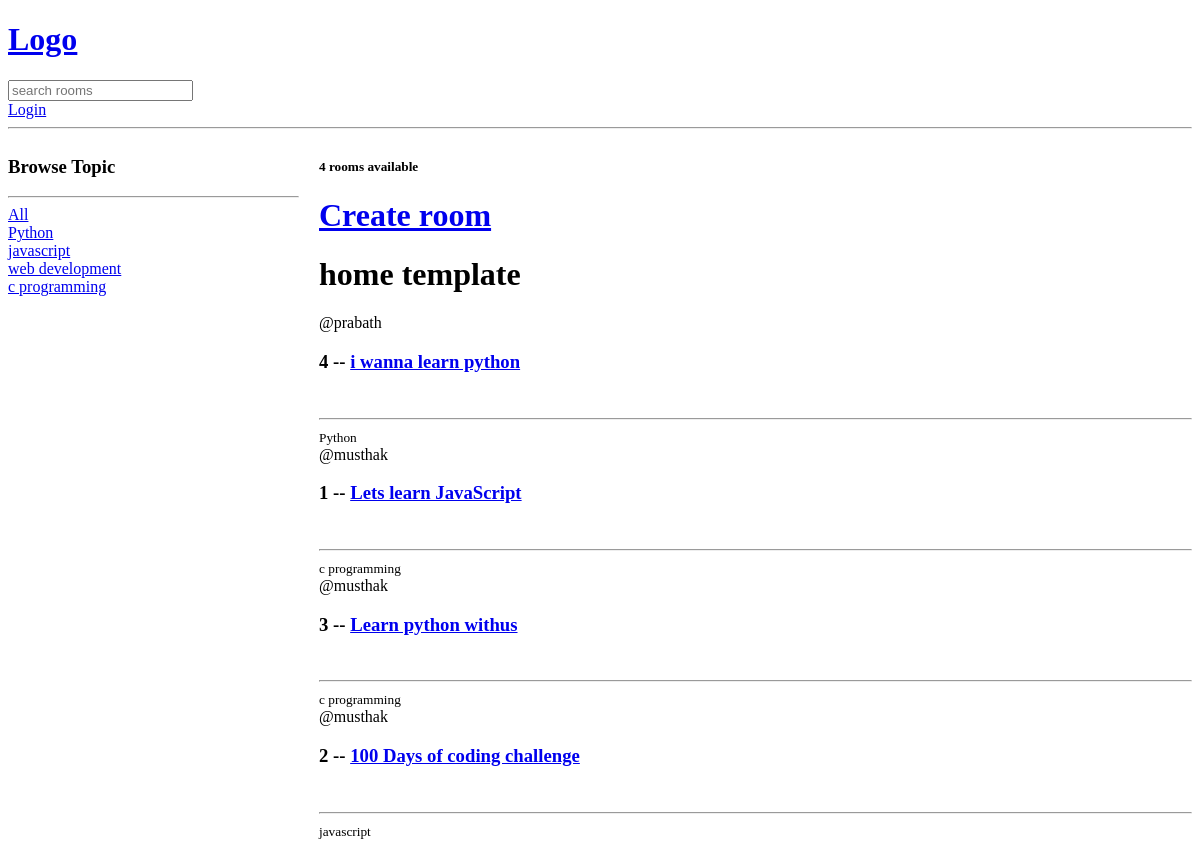
The app's page /, older data.
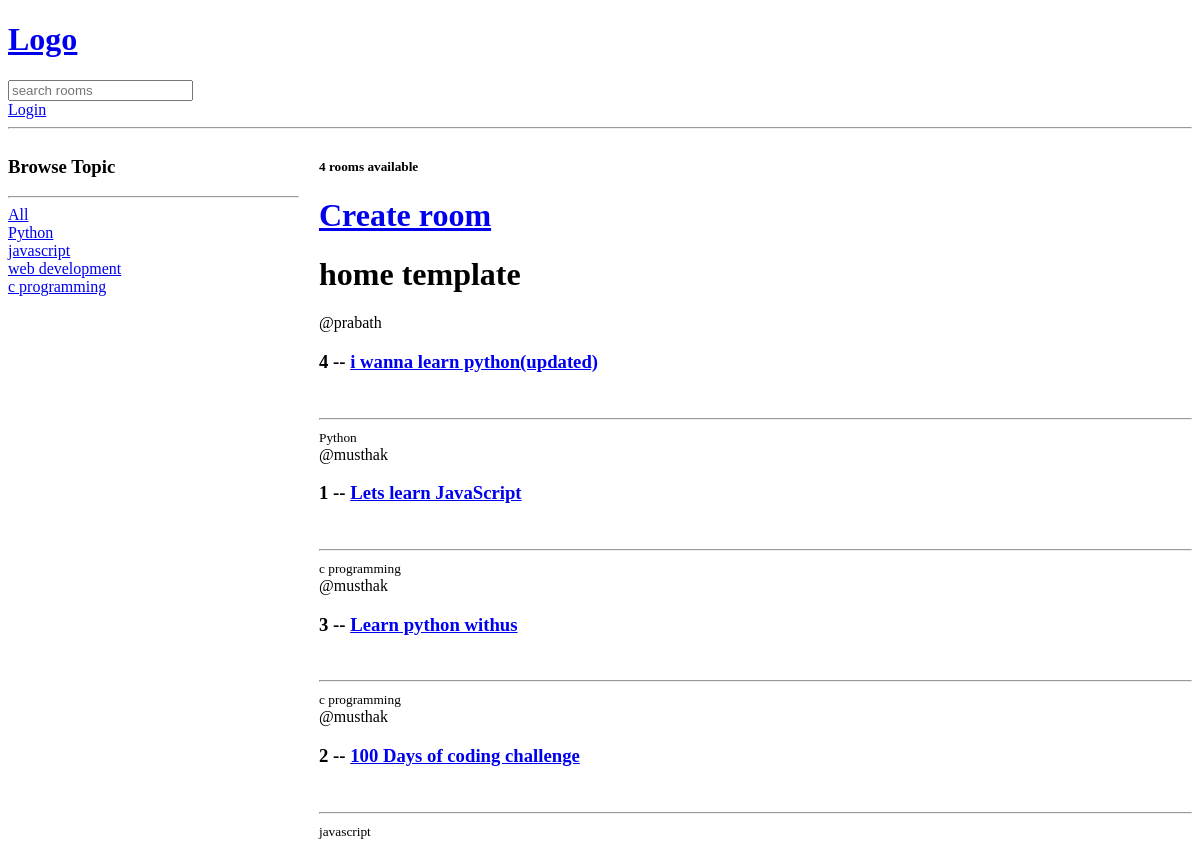
The same page, newer data.
### base/models.py (models this page shows, shortened)
class Room(models.Model):
    host = models.ForeignKey(User, on_delete=models.SET_NULL,null=True)
    topic = models.ForeignKey(Topic, on_delete=models.SET_NULL,null=True)
    name = models.CharField(max_length=200)
    description = models.TextField(null=True, blank=True)
    updated = models.DateTimeField(auto_now=True)
    created = models.DateTimeField(auto_now_add=True)
    class Meta:
        ordering = ['-updated','-created']

class Topic(models.Model):
    name = models.CharField(max_length=200)

### base/views.py (the view)
# urls.py: path('', views.home,name="home"),  # Empty path for root URL, calls home function
def home(request):
    q = request.GET.get('q') if request.GET.get('q') is not None else ''
    topics = Topic.objects.all()
    if q:
        rooms = Room.objects.filter(
            Q(topic__name__icontains=q) |
            Q(name__icontains=q) |
            Q(description__icontains=q)
        )
    else:
        rooms = Room.objects.all()
    room_count = rooms.count()
    context = {'rooms': rooms, 'topics': topics, 'room_count': room_count}
    return render(request, "home.html", context)

### templates/home.html (shortened to what this page needs)
{% extends "main.html" %}
{% block content %}
<div class="home-container">
  <div>
    <h3>Browse Topic</h3>
    <hr>
    <div>
      <a href="{% url 'home' %}">All</a>
    </div>
    {% for topic in topics %}
    <div>
      <a href="{% url 'home' %}?q={{ topic.name }}">{{ topic.name }}</a>
    </div>
    {% endfor %}
  </div>
  <div>
    <h5>{{ room_count }} rooms available</h5>
    <a href="{% url 'create-room' %}"><h1>Create room</h1></a>
    <h1>home template</h1>
    {% for room in rooms %}
    <div>
      <span>@{{ room.host.username }}</span>
      <h3>{{ room.id }} -- <a href="{% url 'room' room.id %}">{{ room.name}}</a></h3>
      <br><hr>
      <small>{{ room.topic.name }}</small>
    </div>
    {% endfor %}
  </div>
</div>
{% endblock content %}

Row changes from the older to the newer data that the page shows:
changed Room "prabath": name "i wanna learn python" → "i wanna learn python(updated)"
